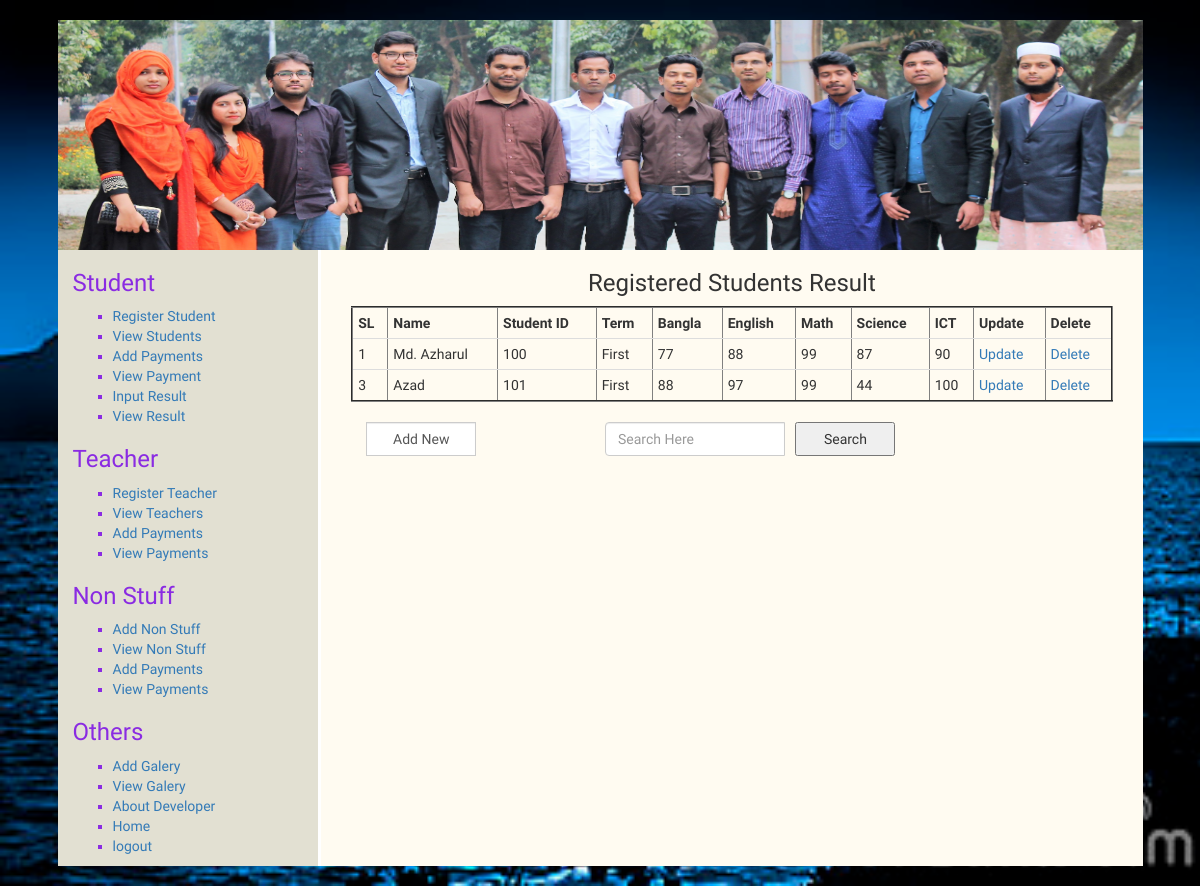
Screenshot of /viewResult.php (signed in) with the database file from the repository.
### tables this page shows
CREATE TABLE IF NOT EXISTS `result` (
  `id` int(11) NOT NULL AUTO_INCREMENT,
  `name` varchar(11) NOT NULL,
  `sid` varchar(11) NOT NULL,
  `term` varchar(11) NOT NULL,
  `bangla` text NOT NULL,
  `english` varchar(11) NOT NULL,
  `math` varchar(11) NOT NULL,
  `science` varchar(11) NOT NULL,
  `ict` varchar(11) NOT NULL,
  PRIMARY KEY (`id`)
);

### viewResult.php (the view, shortened to what this page needs)
<?php include("header.php"); ?>
		<div class="col-md-12">
			<?php include("leftMenu.php"); ?>
			<div class="col-md-9 hstu">
					<h3 class="text-center">Registered Students Result</h3>
						<form action="" method="post" enctype="multipart/form-data">
						<?php include("config.php"); ?>
						<?php
								$sql = "SELECT * FROM result";
								$result = $conn->query($sql);
								if ($result->num_rows > 0) {
									echo "<table border='2' align='center' class='table table-hover'>
												<tr>
													<th>SL</th>
													<th>Name</th>
													<th>Student ID</th>
													<th>Term</th>
													<th>Bangla</th>
													<th>English</th>
													<th>Math</th>
													<th>Science</th>
													<th>ICT</th>
													<th>Update</th>
													<th>Delete</th>
												</tr>";
										while($row = $result->fetch_assoc()){
												echo "<tr>";
													echo "<td>".$row['id']."</td>";
													echo "<td>".$row['name']."</td>";
													echo "<td>".$row['sid']."</td>";
													echo "<td>".$row['term']."</td>";
													echo "<td>".$row['bangla']."</td>";
													echo "<td>".$row['english']."</td>";
													echo "<td>".$row['math']."</td>";
													echo "<td>".$row['science']."</td>";
													echo "<td>".$row['ict']."</td>";
						?>
													<td><a href="updateResult.php?id=<?php echo $row['id']?>">Update</a></td>
													<td><a href="deleteResult.php?id=<?php echo $row['id']?>">Delete</a></td>
						<?php
												echo "</tr>";
										}
									echo "</table>";
								} else {
									echo("No Data were Found!");
								}
						 ?>
					</form>
					<form action="searchResult.php" method="post" enctype="multipart/form-data">
						<div class="form-group">
						        <div class="col-md-4 inputGroupContainer">
						          <div class="input-group">
						           <a href="entryResult.php"><input name="addnew" class="form-control" type="button" value="Add New" style="width:110px;"></a>
						           </div>
						        </div>
     					</div>
     					<div class="form-group">
						        <div class="inputGroupContainer">
						          <div class="input-group">
						           	<input name="search" placeholder="Search Here" class="form-control" type="text" style="width: 180px;"></a> &nbsp;&nbsp;
						           	<button type="submit" style="width:100px;">Search</button>
						           </div>
						        </div>
     					</div>
					</form>
			</div>
		</div>
		<?php include("footer.php"); ?>

### style.css (style rules this page uses)
body { padding: 5px auto; font-family: 'El Messiri', sans-serif; background:url(img/backimg2.jpg) fixed no-repeat; background-size:cover; }
a,a:hover { text-decoration:none; }
.input-group input[type="text"],.input-group input[type="email"],.input-group input[type="date"],.input-group input[type="password"] { width: 150px; }
.input-group input[type="submit"],.input-group input[type="button"],.input-group input[type="password"],.input-group input[type="file"] { width: 150px; }
select,button[type="submit"] { width: 150px; height: 34px; }
.table > tbody > tr > td, .table > tbody > tr > th, .table > tfoot > tr > td, .table > tfoot > tr > th, .table > thead > tr > td, .table > thead > tr > th { padding: 5px; }

### rows the page displays
result: id "1", name "Md. Azharul", sid "100", term "First", bangla "77", english "88", math "99", science "87", ict "90"
result: id "3", name "Azad", sid "101", term "First", bangla "88", english "97", math "99", science "44", ict "100"
